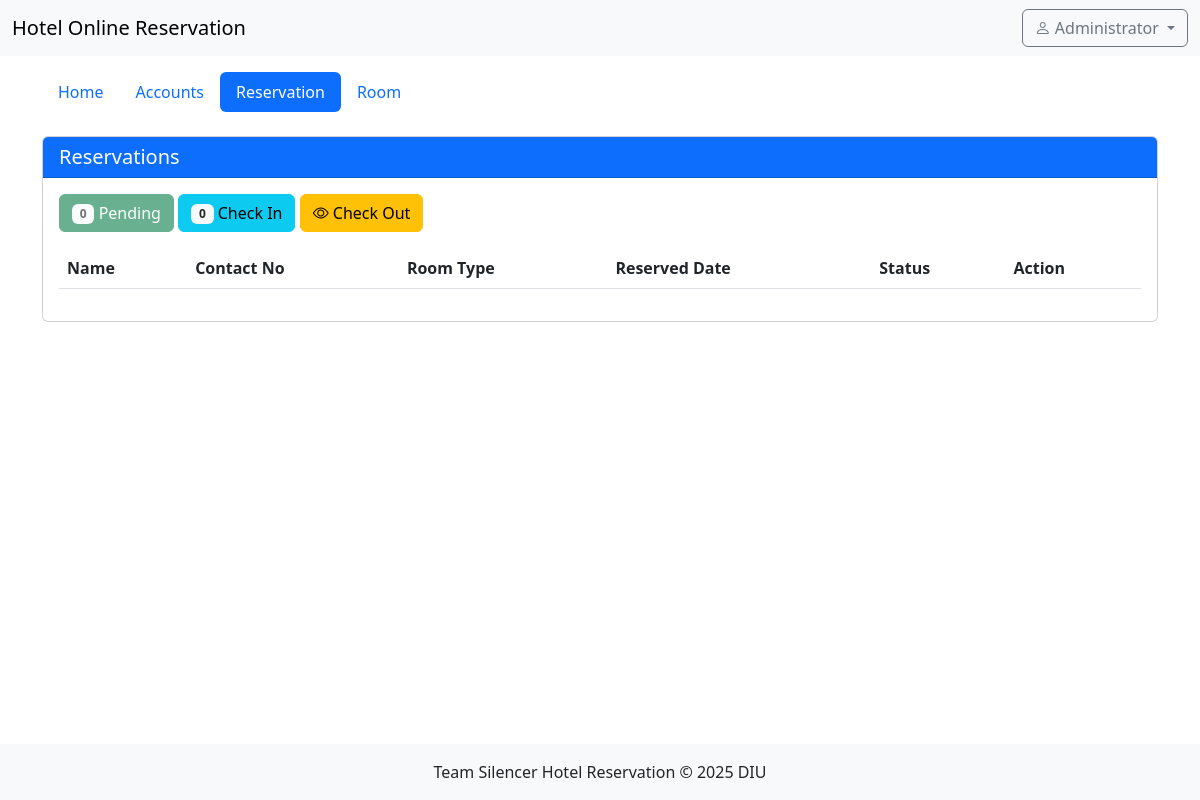
The app's page /admin/reserve.php (signed in), older data.
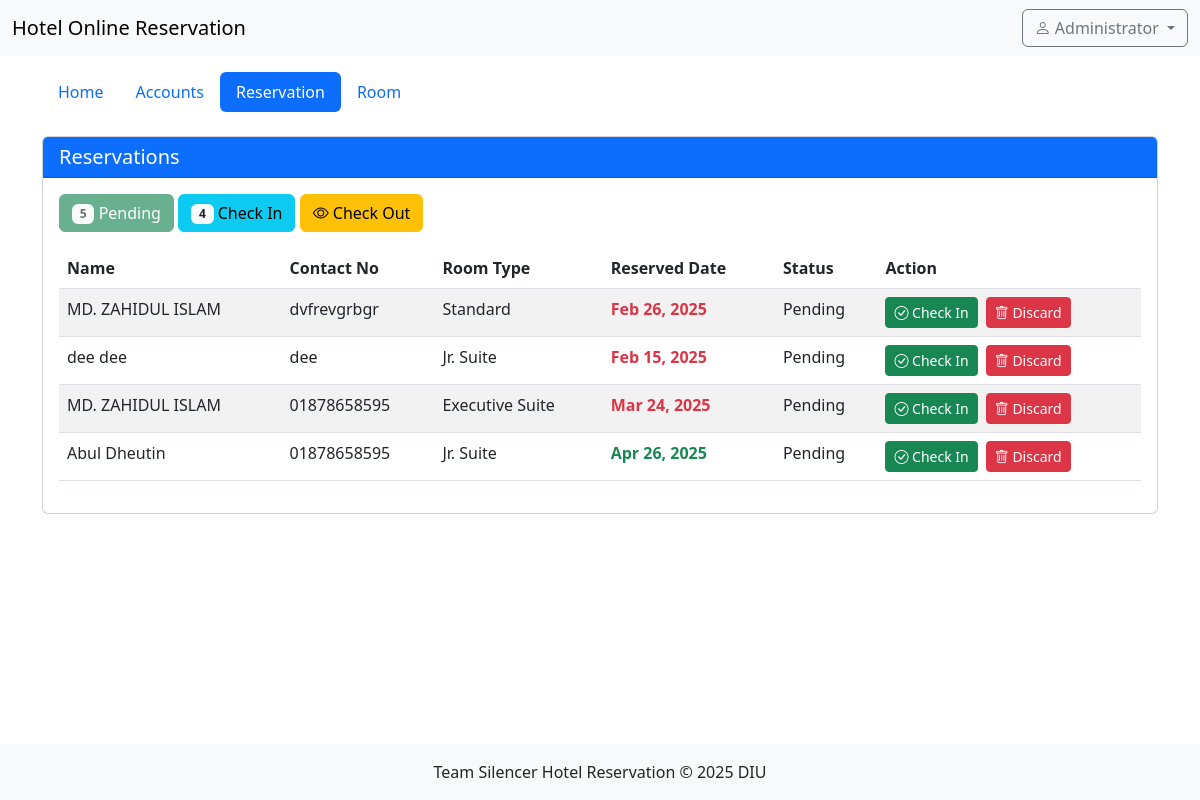
The same page, newer data.
### tables this page shows
CREATE TABLE `transaction` (
  `transaction_id` int(11) NOT NULL,
  `guest_id` int(11) NOT NULL,
  `room_id` int(11) NOT NULL,
  `room_no` int(5) NOT NULL,
  `extra_bed` int(11) NOT NULL,
  `status` varchar(20) NOT NULL,
  `days` int(2) NOT NULL,
  `checkin` date NOT NULL,
  `checkin_time` time NOT NULL,
  `checkout` date NOT NULL,
  `checkout_time` time NOT NULL,
  `bill` varchar(10) NOT NULL
);

CREATE TABLE `guest` (
  `guest_id` int(11) NOT NULL,
  `firstname` varchar(50) NOT NULL,
  `middlename` varchar(30) NOT NULL,
  `lastname` varchar(40) NOT NULL,
  `address` varchar(50) NOT NULL,
  `contactno` varchar(13) NOT NULL
);

CREATE TABLE `room` (
  `room_id` int(11) NOT NULL,
  `room_name` varchar(255) NOT NULL,
  `room_type` varchar(50) NOT NULL,
  `price` varchar(11) NOT NULL,
  `photo` varchar(100) NOT NULL
);

### admin/name.php (called while the page is built)
<?php
	require 'connect.php';
	$query = $conn->query("SELECT * FROM `admin` WHERE `admin_id` = '$_SESSION[admin_id]'") or die(mysqli_error());
	$fetch = $query->fetch_array();
	$name = $fetch['name'];
?>

### admin/reserve.php (the view, shortened to what this page needs)
<!DOCTYPE html>
<?php
    require 'name.php';
?>
<html lang="en">
<head>
    <link href="https://cdn.jsdelivr.net/npm/bootstrap@5.3.0/dist/css/bootstrap.min.css" rel="stylesheet">
    <link rel="stylesheet" href="https://cdn.jsdelivr.net/npm/bootstrap-icons/font/bootstrap-icons.css">
</head>
<body>
<nav class="navbar navbar-expand-lg navbar-light bg-light">
    <div class="container-fluid">
        <a class="navbar-brand">Hotel Online Reservation</a>
        <div class="ms-auto">
            <div class="dropdown">
                <button class="btn btn-outline-secondary dropdown-toggle" type="button" data-bs-toggle="dropdown">
                    <i class="bi bi-person"></i> <?php echo $name; ?>
                </button>
            </div>
        </div>
    </div>
</nav>
<div class="container mt-3">
    <ul class="nav nav-pills">
        <li class="nav-item"><a class="nav-link" href="home.php">Home</a></li>
        <li class="nav-item"><a class="nav-link" href="account.php">Accounts</a></li>
        <li class="nav-item"><a class="nav-link active" href="reserve.php">Reservation</a></li>
        <li class="nav-item"><a class="nav-link" href="room.php">Room</a></li>
    </ul>
</div>
<?php
    $q_p = $conn->query("SELECT COUNT(*) as total FROM `transaction` WHERE `status` = 'Pending'") or die(mysqli_error($conn));
    $f_p = $q_p->fetch_array();
    $q_ci = $conn->query("SELECT COUNT(*) as total FROM `transaction` WHERE `status` = 'Check In'") or die(mysqli_error($conn));
    $f_ci = $q_ci->fetch_array();
?>
<div class="container mt-4">
    <div class="card">
        <div class="card-header bg-primary text-white">
            <h5 class="mb-0">Reservations</h5>
        </div>
        <div class="card-body">
            <div class="mb-3">
                <button class="btn btn-success disabled"><span class="badge bg-light text-dark"><?php echo $f_p['total']?></span> Pending</button>
                <a class="btn btn-info" href="checkin.php"><span class="badge bg-light text-dark"><?php echo $f_ci['total']?></span> Check In</a>
                <a class="btn btn-warning" href="checkout.php"><i class="bi bi-eye"></i> Check Out</a>
            </div>
            <table id="reservationTable" class="table table-striped">
                <thead>
                    <tr>
                        <th>Name</th>
                        <th>Contact No</th>
                        <th>Room Type</th>
                        <th>Reserved Date</th>
                        <th>Status</th>
                        <th>Action</th>
                    </tr>
                </thead>
                <tbody>
                    <?php
                        $query = $conn->query("SELECT * FROM `transaction` NATURAL JOIN `guest` NATURAL JOIN `room` WHERE `status` = 'Pending'") or die(mysqli_error($conn));
                        while($fetch = $query->fetch_array()):
                    ?>
                    <tr>
                        <td><?php echo $fetch['firstname']." ".$fetch['lastname']?></td>
                        <td><?php echo $fetch['contactno']?></td>
                        <td><?php echo $fetch['room_type']?></td>
                        <td>
                            <strong>
                                <?php
                                    $checkin_date = strtotime($fetch['checkin']);
                                    if ($checkin_date <= strtotime("+8 HOURS")) {
                                        echo "<span class='text-danger'>" . date("M d, Y", $checkin_date) . "</span>";
                                    } else {
                                        echo "<span class='text-success'>" . date("M d, Y", $checkin_date) . "</span>";
                                    }
                                ?>
                            </strong>
                        </td>
                        <td><?php echo $fetch['status']?></td>
                        <td>
                            <div class="d-flex gap-2">
                                <a class="btn btn-success btn-sm" href="confirm_reserve.php?transaction_id=<?php echo $fetch['transaction_id']?>"><i class="bi bi-check-circle"></i> Check In</a>
                                <a class="btn btn-danger btn-sm" onclick="return confirmationDelete();" href="delete_pending.php?transaction_id=<?php echo $fetch['transaction_id']?>"><i class="bi bi-trash"></i> Discard</a>
                            </div>
                        </td>
                    </tr>
                    <?php endwhile; ?>
                </tbody>
            </table>
        </div>
    </div>
</div>
<footer class="text-center mt-4 p-3 bg-light fixed-bottom">
Team Silencer Hotel Reservation &copy; 2025 DIU
</footer>
</body>
</html>

Row changes from the older to the newer data that the page shows:
added transaction: guest.firstname "MD. ZAHIDUL", guest.lastname "ISLAM", guest.contactno "dvfrevgrbgr", room.room_type "Standard", checkin "Feb 26, 2025", status "Pending"
added transaction: guest.firstname "dee", guest.lastname "dee", guest.contactno "dee", room.room_type "Jr. Suite", checkin "Feb 15, 2025", status "Pending"
added transaction: guest.firstname "MD. ZAHIDUL", guest.lastname "ISLAM", guest.contactno "01878658595", room.room_type "Executive Suite", checkin "Mar 24, 2025", status "Pending"
added transaction: guest.firstname "Abul", guest.lastname "Dheutin", guest.contactno "01878658595", room.room_type "Jr. Suite", checkin "Apr 26, 2025", status "Pending"
Text that changed along with them:
$f_p['total']: "0" → "5"
$f_ci['total']: "0" → "4"
